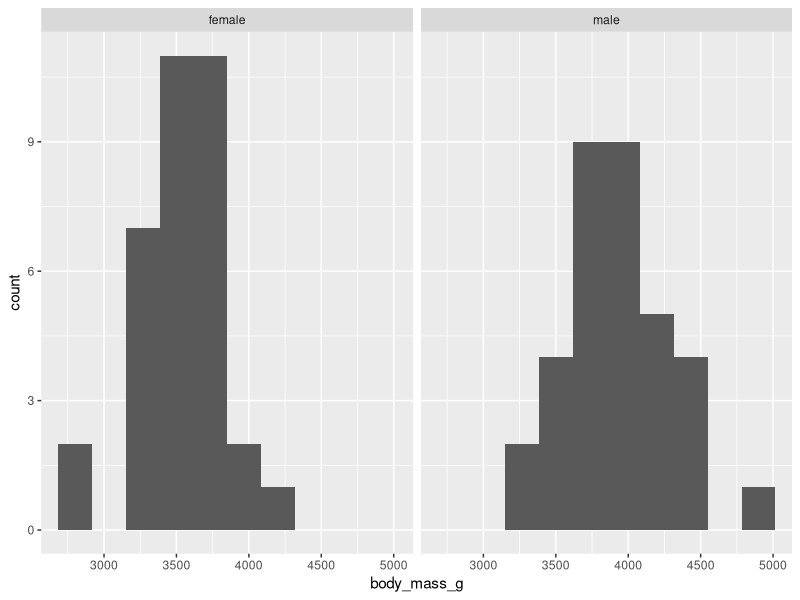
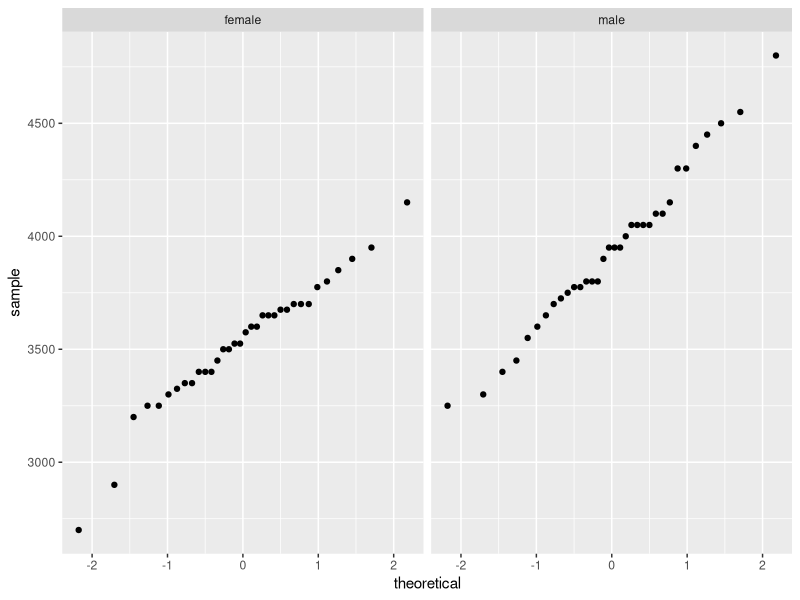

The R script that drew these images, in order:
## ---- chunk 1
knitr::opts_chunk$set(echo = TRUE)
library(tidyverse)
library(palmerpenguins)
library(broom)
library(ggbeeswarm)
library(car)

## ---- chunk 2
chinstraps <- penguins %>% 
  filter (species == "Chinstrap")

# Histograms
ggplot(data = chinstraps, aes(x = body_mass_g)) +
  geom_histogram(bins = 10) +
  facet_wrap(~sex)

## QQ plot

ggplot(data = chinstraps, aes(sample = body_mass_g)) +
  geom_qq() +
  facet_wrap(~sex)

## Get descriptive statistics
chinstraps %>% 
  group_by(sex) %>% 
  summarize(
    mean_mass = mean(body_mass_g),
    median_mass = median(body_mass_g),
    sd_mass = sd(body_mass_g),
    sample_size = n()
  )

